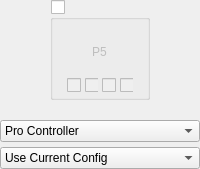
            <widget class="QWidget" name="widgetPlayer5" native="true">
             <layout class="QVBoxLayout" name="verticalLayout_23">
              <property name="spacing">
               <number>5</number>
              </property>
              <property name="leftMargin">
               <number>0</number>
              </property>
              <property name="topMargin">
               <number>0</number>
              </property>
              <property name="rightMargin">
               <number>0</number>
              </property>
              <property name="bottomMargin">
               <number>0</number>
              </property>
              <item alignment="Qt::AlignHCenter">
               <widget class="QGroupBox" name="groupPlayer5Connected">
                <property name="minimumSize">
                 <size>
                  <width>100</width>
                  <height>100</height>
                 </size>
                </property>
                <property name="maximumSize">
                 <size>
                  <width>100</width>
                  <height>100</height>
                 </size>
                </property>
                <property name="title">
                 <string/>
                </property>
                <property name="checkable">
                 <bool>true</bool>
                </property>
                <property name="checked">
                 <bool>false</bool>
                </property>
                <layout class="QVBoxLayout" name="verticalLayout_8" stretch="1,0">
                 <property name="spacing">
                  <number>7</number>
                 </property>
                 <property name="leftMargin">
                  <number>14</number>
                 </property>
                 <property name="topMargin">
                  <number>7</number>
                 </property>
                 <property name="rightMargin">
                  <number>14</number>
                 </property>
                 <property name="bottomMargin">
                  <number>4</number>
                 </property>
                 <item>
                  <widget class="QWidget" name="controllerPlayer5" native="true">
                   <property name="styleSheet">
                    <string notr="true"/>
                   </property>
                   <layout class="QVBoxLayout" name="verticalLayout_16">
                    <property name="topMargin">
                     <number>16</number>
                    </property>
                    <item alignment="Qt::AlignHCenter|Qt::AlignVCenter">
                     <widget class="QLabel" name="labelPlayer5">
                      <property name="text">
                       <string>P5</string>
                      </property>
                     </widget>
                    </item>
                   </layout>
                  </widget>
                 </item>
                 <item alignment="Qt::AlignHCenter">
                  <widget class="QWidget" name="Player5LEDs" native="true">
                   <property name="enabled">
                    <bool>false</bool>
                   </property>
                   <property name="minimumSize">
                    <size>
                     <width>0</width>
                     <height>10</height>
                    </size>
                   </property>
                   <layout class="QHBoxLayout" name="horizontalLayout_11">
                    <property name="spacing">
                     <number>4</number>
                    </property>
                    <property name="leftMargin">
                     <number>0</number>
                    </property>
                    <property name="topMargin">
                     <number>0</number>
                    </property>
                    <property name="rightMargin">
                     <number>0</number>
                    </property>
                    <property name="bottomMargin">
                     <number>0</number>
                    </property>
                    <item>
                     <widget class="QCheckBox" name="checkboxPlayer5LED1">
                      <property name="layoutDirection">
                       <enum>Qt::LeftToRight</enum>
                      </property>
                     </widget>
                    </item>
                    <item>
                     <widget class="QCheckBox" name="checkboxPlayer5LED2"/>
                    </item>
                    <item>
                     <widget class="QCheckBox" name="checkboxPlayer5LED3"/>
                    </item>
                    <item>
                     <widget class="QCheckBox" name="checkboxPlayer5LED4"/>
                    </item>
                   </layout>
                  </widget>
                 </item>
                </layout>
               </widget>
              </item>
              <item>
               <widget class="QWidget" name="fakeSpacerPlayer5" native="true">
                <property name="minimumSize">
                 <size>
                  <width>0</width>
                  <height>10</height>
                 </size>
                </property>
               </widget>
              </item>
              <item>
               <widget class="QComboBox" name="comboPlayer5Emulated">
                <item>
                 <property name="text">
                  <string>Pro Controller</string>
                 </property>
                </item>
                <item>
                 <property name="text">
                  <string>Dual Joycons</string>
                 </property>
                </item>
                <item>
                 <property name="text">
                  <string>Left Joycon</string>
                 </property>
                </item>
                <item>
                 <property name="text">
                  <string>Right Joycon</string>
                 </property>
                </item>
               </widget>
              </item>
              <item>
               <widget class="QComboBox" name="comboPlayer5Profile">
                <item>
                 <property name="text">
                  <string>Use Current Config</string>
                 </property>
                </item>
               </widget>
              </item>
             </layout>
            </widget>
